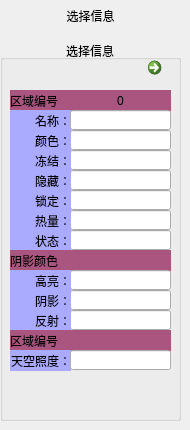
    <widget class="QWidget" name="tab">
     <attribute name="icon">
      <iconset resource="RMMV.qrc">
       <normaloff>:/E3/Resources/dian.jpg</normaloff>:/E3/Resources/dian.jpg</iconset>
     </attribute>
     <attribute name="title">
      <string/>
     </attribute>
     <widget class="QGroupBox" name="groupBox">
      <property name="geometry">
       <rect>
        <x>0</x>
        <y>40</y>
        <width>181</width>
        <height>381</height>
       </rect>
      </property>
      <property name="title">
       <string>选择信息</string>
      </property>
      <property name="alignment">
       <set>Qt::AlignCenter</set>
      </property>
      <widget class="QLabel" name="label">
       <property name="geometry">
        <rect>
         <x>10</x>
         <y>50</y>
         <width>61</width>
         <height>21</height>
        </rect>
       </property>
       <property name="styleSheet">
        <string notr="true">background-color: rgb(170, 85, 127);</string>
       </property>
       <property name="text">
        <string>区域编号</string>
       </property>
      </widget>
      <widget class="QLabel" name="label_2">
       <property name="geometry">
        <rect>
         <x>70</x>
         <y>50</y>
         <width>101</width>
         <height>21</height>
        </rect>
       </property>
       <property name="styleSheet">
        <string notr="true">background-color: rgb(170, 85, 127);</string>
       </property>
       <property name="text">
        <string>0</string>
       </property>
       <property name="alignment">
        <set>Qt::AlignCenter</set>
       </property>
      </widget>
      <widget class="QLabel" name="label_3">
       <property name="geometry">
        <rect>
         <x>10</x>
         <y>70</y>
         <width>61</width>
         <height>21</height>
        </rect>
       </property>
       <property name="styleSheet">
        <string notr="true">background-color: rgb(170, 170, 255);</string>
       </property>
       <property name="text">
        <string>名称：</string>
       </property>
       <property name="alignment">
        <set>Qt::AlignRight|Qt::AlignTrailing|Qt::AlignVCenter</set>
       </property>
      </widget>
      <widget class="QLineEdit" name="lineEdit">
       <property name="geometry">
        <rect>
         <x>70</x>
         <y>70</y>
         <width>101</width>
         <height>20</height>
        </rect>
       </property>
      </widget>
      <widget class="QLineEdit" name="lineEdit_3">
       <property name="geometry">
        <rect>
         <x>70</x>
         <y>90</y>
         <width>101</width>
         <height>20</height>
        </rect>
       </property>
      </widget>
      <widget class="QLineEdit" name="lineEdit_4">
       <property name="geometry">
        <rect>
         <x>70</x>
         <y>110</y>
         <width>101</width>
         <height>20</height>
        </rect>
       </property>
      </widget>
      <widget class="QLineEdit" name="lineEdit_5">
       <property name="geometry">
        <rect>
         <x>70</x>
         <y>130</y>
         <width>101</width>
         <height>20</height>
        </rect>
       </property>
      </widget>
      <widget class="QLineEdit" name="lineEdit_6">
       <property name="geometry">
        <rect>
         <x>70</x>
         <y>150</y>
         <width>101</width>
         <height>20</height>
        </rect>
       </property>
      </widget>
      <widget class="QLabel" name="label_4">
       <property name="geometry">
        <rect>
         <x>10</x>
         <y>90</y>
         <width>61</width>
         <height>21</height>
        </rect>
       </property>
       <property name="styleSheet">
        <string notr="true">background-color: rgb(170, 170, 255);</string>
       </property>
       <property name="text">
        <string>颜色：</string>
       </property>
       <property name="alignment">
        <set>Qt::AlignRight|Qt::AlignTrailing|Qt::AlignVCenter</set>
       </property>
      </widget>
      <widget class="QLabel" name="label_5">
       <property name="geometry">
        <rect>
         <x>10</x>
         <y>110</y>
         <width>61</width>
         <height>21</height>
        </rect>
       </property>
       <property name="styleSheet">
        <string notr="true">background-color: rgb(170, 170, 255);</string>
       </property>
       <property name="text">
        <string>冻结：</string>
       </property>
       <property name="alignment">
        <set>Qt::AlignRight|Qt::AlignTrailing|Qt::AlignVCenter</set>
       </property>
      </widget>
      <widget class="QLabel" name="label_6">
       <property name="geometry">
        <rect>
         <x>10</x>
         <y>130</y>
         <width>61</width>
         <height>21</height>
        </rect>
       </property>
       <property name="styleSheet">
        <string notr="true">background-color: rgb(170, 170, 255);</string>
       </property>
       <property name="text">
        <string>隐藏：</string>
       </property>
       <property name="alignment">
        <set>Qt::AlignRight|Qt::AlignTrailing|Qt::AlignVCenter</set>
       </property>
      </widget>
      <widget class="QLabel" name="label_7">
       <property name="geometry">
        <rect>
         <x>10</x>
         <y>150</y>
         <width>61</width>
         <height>21</height>
        </rect>
       </property>
       <property name="styleSheet">
        <string notr="true">background-color: rgb(170, 170, 255);</string>
       </property>
       <property name="text">
        <string>锁定：</string>
       </property>
       <property name="alignment">
        <set>Qt::AlignRight|Qt::AlignTrailing|Qt::AlignVCenter</set>
       </property>
      </widget>
      <widget class="QLineEdit" name="lineEdit_7">
       <property name="geometry">
        <rect>
         <x>70</x>
         <y>170</y>
         <width>101</width>
         <height>20</height>
        </rect>
       </property>
      </widget>
      <widget class="QLabel" name="label_8">
       <property name="geometry">
        <rect>
         <x>10</x>
         <y>170</y>
         <width>61</width>
         <height>21</height>
        </rect>
       </property>
       <property name="styleSheet">
        <string notr="true">background-color: rgb(170, 170, 255);</string>
       </property>
       <property name="text">
        <string>热量：</string>
       </property>
       <property name="alignment">
        <set>Qt::AlignRight|Qt::AlignTrailing|Qt::AlignVCenter</set>
       </property>
      </widget>
      <widget class="QLineEdit" name="lineEdit_8">
       <property name="geometry">
        <rect>
         <x>70</x>
         <y>190</y>
         <width>101</width>
         <height>20</height>
        </rect>
       </property>
      </widget>
      <widget class="QLabel" name="label_9">
       <property name="geometry">
        <rect>
         <x>10</x>
         <y>190</y>
         <width>61</width>
         <height>21</height>
        </rect>
       </property>
       <property name="styleSheet">
        <string notr="true">background-color: rgb(170, 170, 255);</string>
       </property>
       <property name="text">
        <string>状态：</string>
       </property>
       <property name="alignment">
        <set>Qt::AlignRight|Qt::AlignTrailing|Qt::AlignVCenter</set>
       </property>
      </widget>
      <widget class="QLabel" name="label_11">
       <property name="geometry">
        <rect>
         <x>10</x>
         <y>210</y>
         <width>161</width>
         <height>21</height>
        </rect>
       </property>
       <property name="styleSheet">
        <string notr="true">background-color: rgb(170, 85, 127);</string>
       </property>
       <property name="text">
        <string>阴影颜色</string>
       </property>
      </widget>
      <widget class="QLineEdit" name="lineEdit_9">
       <property name="geometry">
        <rect>
         <x>70</x>
         <y>230</y>
         <width>101</width>
         <height>20</height>
        </rect>
       </property>
      </widget>
      <widget class="QLabel" name="label_12">
       <property name="geometry">
        <rect>
         <x>10</x>
         <y>230</y>
         <width>61</width>
         <height>21</height>
        </rect>
       </property>
       <property name="styleSheet">
        <string notr="true">background-color: rgb(170, 170, 255);</string>
       </property>
       <property name="text">
        <string>高亮：</string>
       </property>
       <property name="alignment">
        <set>Qt::AlignRight|Qt::AlignTrailing|Qt::AlignVCenter</set>
       </property>
      </widget>
      <widget class="QLineEdit" name="lineEdit_10">
       <property name="geometry">
        <rect>
         <x>70</x>
         <y>250</y>
         <width>101</width>
         <height>20</height>
        </rect>
       </property>
      </widget>
      <widget class="QLabel" name="label_13">
       <property name="geometry">
        <rect>
         <x>10</x>
         <y>250</y>
         <width>61</width>
         <height>21</height>
        </rect>
       </property>
       <property name="styleSheet">
        <string notr="true">background-color: rgb(170, 170, 255);</string>
       </property>
       <property name="text">
        <string>阴影：</string>
       </property>
       <property name="alignment">
        <set>Qt::AlignRight|Qt::AlignTrailing|Qt::AlignVCenter</set>
       </property>
      </widget>
      <widget class="QLineEdit" name="lineEdit_11">
       <property name="geometry">
        <rect>
         <x>70</x>
         <y>270</y>
         <width>101</width>
         <height>20</height>
        </rect>
       </property>
      </widget>
      <widget class="QLabel" name="label_14">
       <property name="geometry">
        <rect>
         <x>10</x>
         <y>270</y>
         <width>61</width>
         <height>21</height>
        </rect>
       </property>
       <property name="styleSheet">
        <string notr="true">background-color: rgb(170, 170, 255);</string>
       </property>
       <property name="text">
        <string>反射：</string>
       </property>
       <property name="alignment">
        <set>Qt::AlignRight|Qt::AlignTrailing|Qt::AlignVCenter</set>
       </property>
      </widget>
      <widget class="QLabel" name="label_15">
       <property name="geometry">
        <rect>
         <x>10</x>
         <y>290</y>
         <width>161</width>
         <height>21</height>
        </rect>
       </property>
       <property name="styleSheet">
        <string notr="true">background-color: rgb(170, 85, 127);</string>
       </property>
       <property name="text">
        <string>区域编号</string>
       </property>
      </widget>
      <widget class="QLabel" name="label_17">
       <property name="geometry">
        <rect>
         <x>10</x>
         <y>310</y>
         <width>61</width>
         <height>21</height>
        </rect>
       </property>
       <property name="styleSheet">
        <string notr="true">background-color: rgb(170, 170, 255);</string>
       </property>
       <property name="text">
        <string>天空照度：</string>
       </property>
       <property name="alignment">
        <set>Qt::AlignRight|Qt::AlignTrailing|Qt::AlignVCenter</set>
       </property>
      </widget>
      <widget class="QLineEdit" name="lineEdit_12">
       <property name="geometry">
        <rect>
         <x>70</x>
         <y>310</y>
         <width>101</width>
         <height>20</height>
        </rect>
       </property>
      </widget>
      <widget class="QCommandLinkButton" name="commandLinkButton">
       <property name="geometry">
        <rect>
         <x>140</x>
         <y>10</y>
         <width>31</width>
         <height>41</height>
        </rect>
       </property>
       <property name="text">
        <string/>
       </property>
      </widget>
     </widget>
     <widget class="QLabel" name="label_65">
      <property name="geometry">
       <rect>
        <x>30</x>
        <y>0</y>
        <width>121</width>
        <height>31</height>
       </rect>
      </property>
      <property name="styleSheet">
       <string notr="true">font: 12pt &quot;Agency FB&quot;;</string>
      </property>
      <property name="text">
       <string>选择信息</string>
      </property>
      <property name="textFormat">
       <enum>Qt::AutoText</enum>
      </property>
      <property name="alignment">
       <set>Qt::AlignCenter</set>
      </property>
     </widget>
    </widget>
